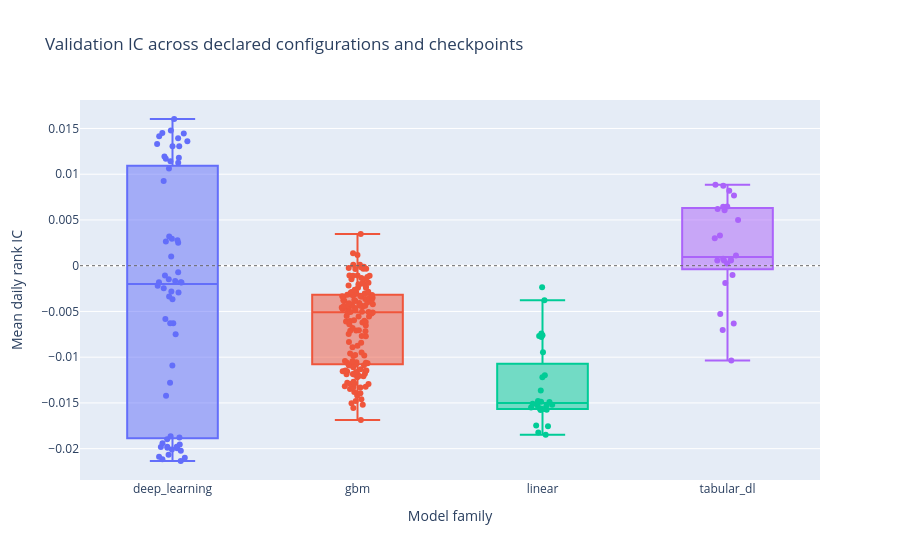

The notebook cell saved with this chart:
### Code cell
fig = go.Figure()
for family in analysis.get_column("family").unique(maintain_order=True):
    rows = analysis.filter(pl.col("family") == family)
    fig.add_trace(
        go.Box(
            name=family,
            y=rows.get_column("ic_mean").to_list(),
            text=rows.get_column("model_identity").to_list(),
            boxpoints="all",
            jitter=0.35,
            pointpos=0,
            hovertemplate="%{text}<br>validation IC %{y:+.4f}<extra></extra>",
        )
    )
fig.add_hline(y=0, line_width=1, line_dash="dot", line_color="#666666")
fig.update_layout(
    title="Validation IC across declared configurations and checkpoints",
    xaxis_title="Model family",
    yaxis_title="Mean daily rank IC",
    showlegend=False,
)
fig.show()

### Figure 1 — Plotly figure (JSON) as saved in the notebook; plotly's stock layout.template omitted (floating-point values rounded to 4 significant figures; data arrays with more than 128 entries replaced by an {"elided": "..."} marker saying what was removed)
{"data": [{"boxpoints": "all", "hovertemplate": "%{text}<br>validation IC %{y:+.4f}<extra></extra>", "jitter": 0.35, "name": "deep_learning", "pointpos": 0, "text": ["deep_learning / lstm_h64 / epoch=10", "deep_learning / lstm_h64 / epoch=100", "deep_learning / lstm_h64 / epoch=15", "deep_learning / lstm_h64 / epoch=20", "deep_learning / lstm_h64 / epoch=25", "deep_learning / lstm_h64 / epoch=30", "deep_learning / lstm_h64 / epoch=35", "deep_learning / lstm_h64 / epoch=40", "deep_learning / lstm_h64 / epoch=45", "deep_learning / lstm_h64 / epoch=5", "deep_learning / lstm_h64 / epoch=50", "deep_learning / lstm_h64 / epoch=55", "deep_learning / lstm_h64 / epoch=60", "deep_learning / lstm_h64 / epoch=65", "deep_learning / lstm_h64 / epoch=70", "deep_learning / lstm_h64 / epoch=75", "deep_learning / lstm_h64 / epoch=80", "deep_learning / lstm_h64 / epoch=85", "deep_learning / lstm_h64 / epoch=90", "deep_learning / lstm_h64 / epoch=95", "deep_learning / nlinear / epoch=10", "deep_learning / nlinear / epoch=100", "deep_learning / nlinear / epoch=15", "deep_learning / nlinear / epoch=20", "deep_learning / nlinear / epoch=25", "deep_learning / nlinear / epoch=30", "deep_learning / nlinear / epoch=35", "deep_learning / nlinear / epoch=40", "deep_learning / nlinear / epoch=45", "deep_learning / nlinear / epoch=5", "deep_learning / nlinear / epoch=50", "deep_learning / nlinear / epoch=55", "deep_learning / nlinear / epoch=60", "deep_learning / nlinear / epoch=65", "deep_learning / nlinear / epoch=70", "deep_learning / nlinear / epoch=75", "deep_learning / nlinear / epoch=80", "deep_learning / nlinear / epoch=85", "deep_learning / nlinear / epoch=90", "deep_learning / nlinear / epoch=95", "deep_learning / patchtst / epoch=10", "deep_learning / patchtst / epoch=100", "deep_learning / patchtst / epoch=15", "deep_learning / patchtst / epoch=20", "deep_learning / patchtst / epoch=25", "deep_learning / patchtst / epoch=30", "deep_learning / patchtst / epoch=35", "deep_learning / patchtst / epoch=40", "deep_learning / patchtst / epoch=45", "deep_learning / patchtst / epoch=5", "deep_learning / patchtst / epoch=50", "deep_learning / patchtst / epoch=55", "deep_learning / patchtst / epoch=60", "deep_learning / patchtst / epoch=65", "deep_learning / patchtst / epoch=70", "deep_learning / patchtst / epoch=75", "deep_learning / patchtst / epoch=80", "deep_learning / patchtst / epoch=85", "deep_learning / patchtst / epoch=90", "deep_learning / patchtst / epoch=95"], "type": "box", "y": [0.002791, -0.001806, -0.002921, 0.002646, 0.001012, -0.01091, -0.005827, -0.001662, -0.006286, -0.02088, -0.00218, -0.001076, -0.0007033, -0.002466, -0.002812, -0.003674, -0.003358, -0.001491, -0.00181, -0.001834, -0.007485, -0.02023, -0.01279, -0.01423, -0.01864, -0.01877, -0.02099, -0.02067, -0.01898, -0.006291, -0.02116, -0.01995, -0.01983, -0.02135, -0.01979, -0.01955, -0.01989, -0.0194, -0.01978, -0.02008, 0.002509, 0.01445, 0.003205, 0.009269, 0.01126, 0.01062, 0.0117, 0.01449, 0.01181, 0.002935, 0.01305, 0.01193, 0.01142, 0.01604, 0.01359, 0.01329, 0.01307, 0.01479, 0.01394, 0.01416]}, {"boxpoints": "all", "hovertemplate": "%{text}<br>validation IC %{y:+.4f}<extra></extra>", "jitter": 0.35, "name": "gbm", "pointpos": 0, "text": {"elided": "150 str values"}, "type": "box", "y": {"elided": "150 float values"}}, {"boxpoints": "all", "hovertemplate": "%{text}<br>validation IC %{y:+.4f}<extra></extra>", "jitter": 0.35, "name": "linear", "pointpos": 0, "text": ["linear / enet_f0.015 / final", "linear / enet_f0.03 / final", "linear / enet_f0.08 / final", "linear / enet_f0.2 / final", "linear / enet_f0.35 / final", "linear / enet_f0.5 / final", "linear / enet_f0.7 / final", "linear / enet_f0.85 / final", "linear / lasso_f0.015 / final", "linear / lasso_f0.03 / final", "linear / lasso_f0.08 / final", "linear / lasso_f0.2 / final", "linear / lasso_f0.35 / final", "linear / lasso_f0.5 / final", "linear / lasso_f0.7 / final", "linear / lasso_f0.85 / final", "linear / ols / final", "linear / ridge_a0.001 / final", "linear / ridge_a0.01 / final", "linear / ridge_a0.1 / final", "linear / ridge_a1.0 / final", "linear / ridge_a10.0 / final", "linear / ridge_a100.0 / final", "linear / ridge_a1000.0 / final", "linear / ridge_a10000.0 / final", "linear / ridge_a100000.0 / final", "linear / ridge_a1000000.0 / final", "linear / ridge_a10000000.0 / final"], "type": "box", "y": [-0.01575, -0.01559, -0.0148, -0.01825, -0.01748, -0.01199, -0.007672, -0.007405, -0.01576, -0.01567, -0.01487, -0.01848, -0.01755, -0.01221, -0.007801, -0.007612, -0.01489, -0.01494, -0.0151, -0.01519, -0.01524, -0.01527, -0.01551, -0.01566, -0.01364, -0.009457, -0.00378, -0.002348]}, {"boxpoints": "all", "hovertemplate": "%{text}<br>validation IC %{y:+.4f}<extra></extra>", "jitter": 0.35, "name": "tabular_dl", "pointpos": 0, "text": ["tabular_dl / tabm_l / epoch=100", "tabular_dl / tabm_l / epoch=125", "tabular_dl / tabm_l / epoch=150", "tabular_dl / tabm_l / epoch=175", "tabular_dl / tabm_l / epoch=200", "tabular_dl / tabm_l / epoch=25", "tabular_dl / tabm_l / epoch=50", "tabular_dl / tabm_l / epoch=75", "tabular_dl / tabm_m / epoch=100", "tabular_dl / tabm_m / epoch=125", "tabular_dl / tabm_m / epoch=150", "tabular_dl / tabm_m / epoch=175", "tabular_dl / tabm_m / epoch=200", "tabular_dl / tabm_m / epoch=25", "tabular_dl / tabm_m / epoch=50", "tabular_dl / tabm_m / epoch=75", "tabular_dl / tabm_s / epoch=100", "tabular_dl / tabm_s / epoch=125", "tabular_dl / tabm_s / epoch=150", "tabular_dl / tabm_s / epoch=175", "tabular_dl / tabm_s / epoch=200", "tabular_dl / tabm_s / epoch=25", "tabular_dl / tabm_s / epoch=50", "tabular_dl / tabm_s / epoch=75"], "type": "box", "y": [0.003303, 0.003004, 0.004996, 0.006447, 0.006479, -0.007034, -0.006308, 0.000636, 0.006193, 0.007675, 0.008196, 0.008751, 0.008856, -0.001894, 0.000757, 0.006057, 0.0005609, 0.0002508, 0.001119, 0.0005683, 0.0005704, -0.01037, -0.005277, -0.001016]}], "layout": {"shapes": [{"line": {"color": "#666666", "dash": "dot", "width": 1}, "type": "line", "x0": 0, "x1": 1, "xref": "x domain", "y0": 0, "y1": 0, "yref": "y"}], "showlegend": false, "title": {"text": "Validation IC across declared configurations and checkpoints"}, "xaxis": {"title": {"text": "Model family"}}, "yaxis": {"title": {"text": "Mean daily rank IC"}}}}
